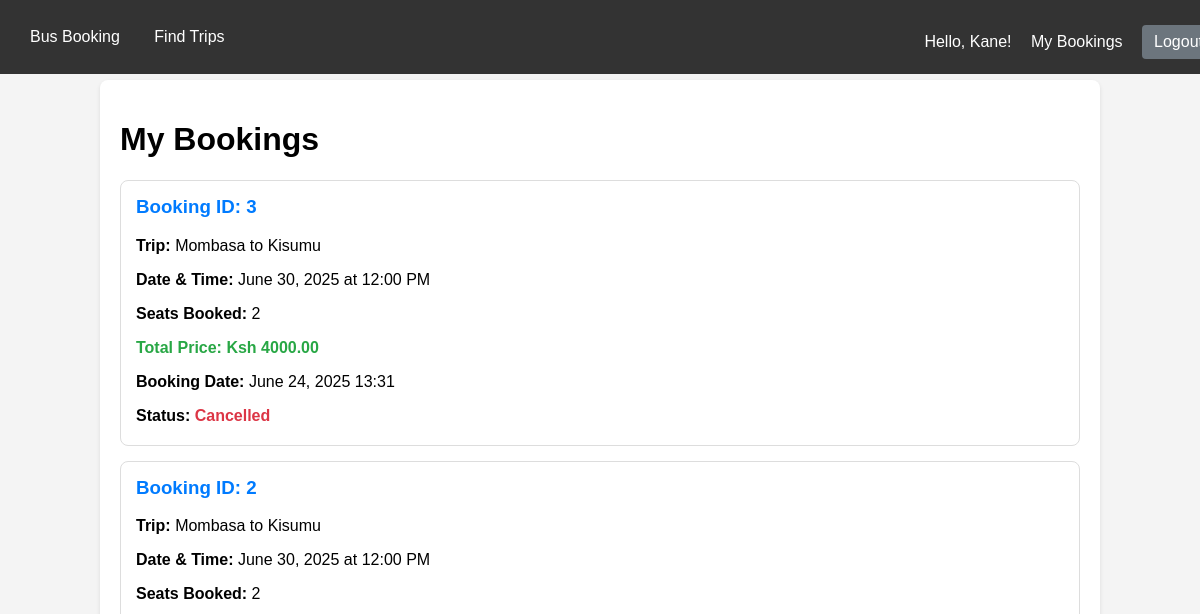
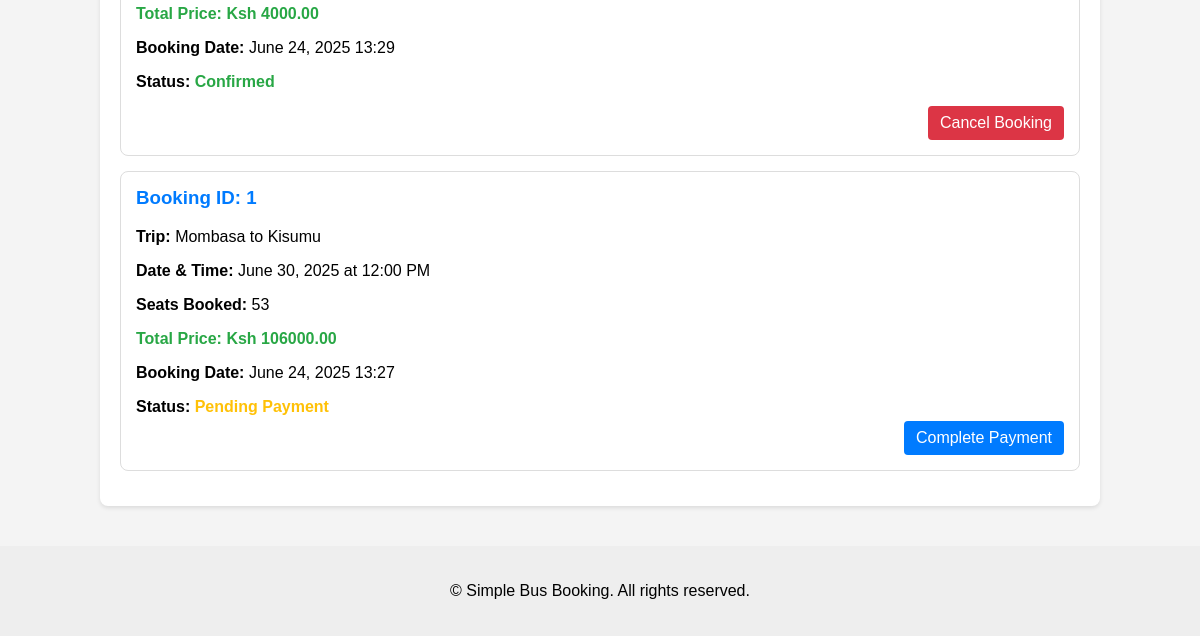
/my-bookings/ (signed in), run on an earlier commit of the app's database (2 pictures, top to bottom).
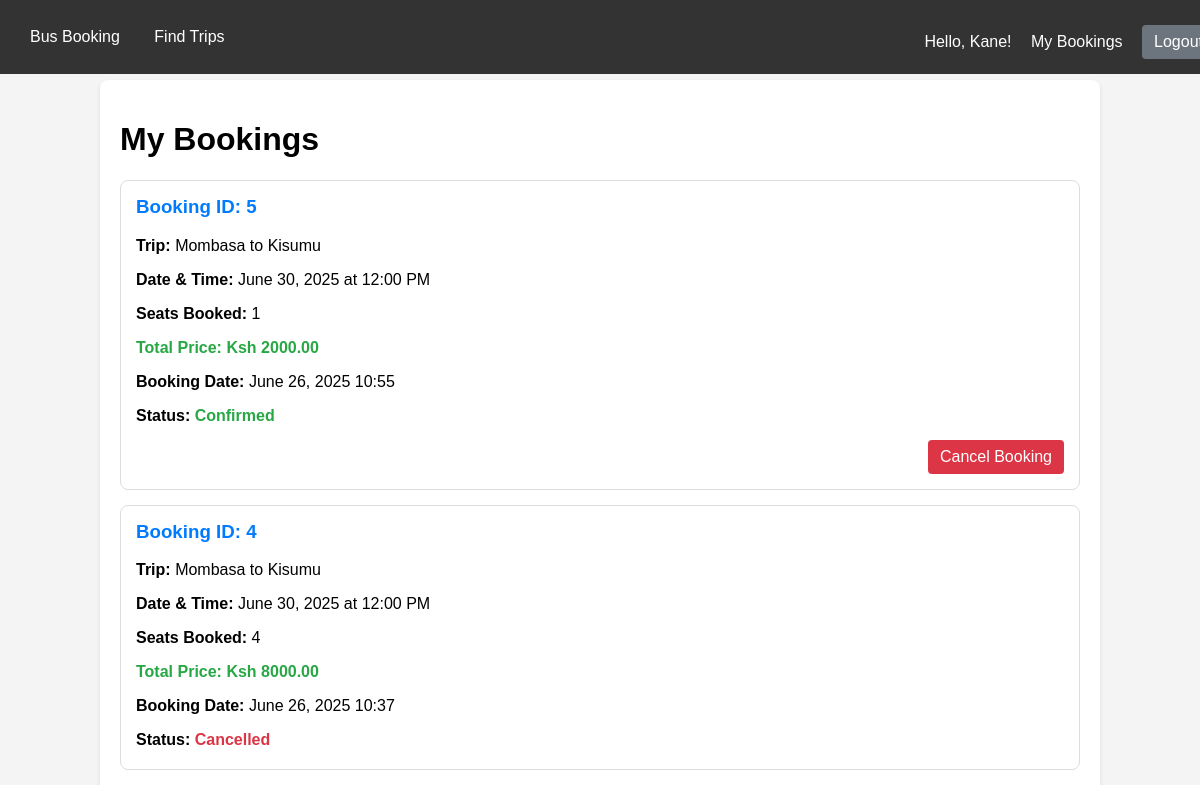
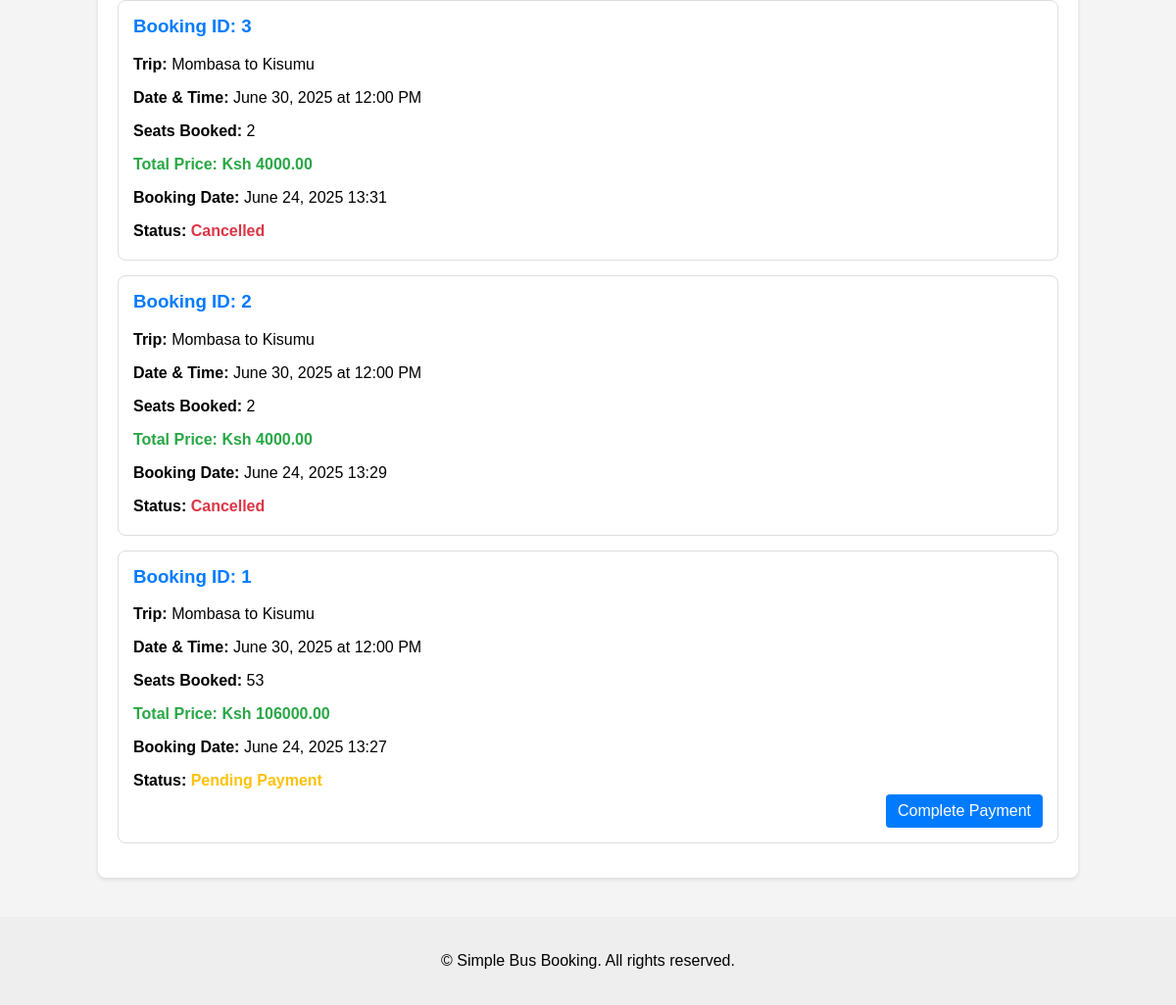
And on a later commit of the database (2 pictures, top to bottom).
### booking_app/models.py (models this page shows, shortened)
class Booking(models.Model):
    BOOKING_STATUS_CHOICES = [
        ('PENDING', 'Pending Payment'),
        ('CONFIRMED', 'Confirmed'),
        ('CANCELLED', 'Cancelled'),
        ('FAILED_PAYMENT', 'Failed Payment'),
    ]
    user = models.ForeignKey(User, on_delete=models.CASCADE)
    trip = models.ForeignKey(Trip, on_delete=models.PROTECT)
    num_seats = models.IntegerField(validators=[MinValueValidator(1)])
    booking_date = models.DateTimeField(auto_now_add=True)
    total_price = models.DecimalField(max_digits=10, decimal_places=2, default=0)
    status = models.CharField(max_length=20, choices=BOOKING_STATUS_CHOICES, default='PENDING')

class Trip(models.Model):
    bus = models.ForeignKey(Bus, on_delete=models.PROTECT)
    route = models.ForeignKey(Route, on_delete=models.PROTECT)
    trip_date = models.DateField()
    departure_time = models.TimeField()
    available_seats = models.IntegerField(default=0, validators=[MinValueValidator(0)])
    class Meta:
        unique_together = ('bus', 'trip_date', 'departure_time')
        ordering = ['trip_date', 'departure_time']

class Route(models.Model):
    departure_stop = models.ForeignKey(Stop, on_delete=models.CASCADE, related_name='departing_routes')
    arrival_stop = models.ForeignKey(Stop, on_delete=models.CASCADE, related_name='arriving_routes')
    price = models.DecimalField(max_digits=8, decimal_places=2, validators=[MinValueValidator(0)])
    class Meta:
        unique_together = ('departure_stop', 'arrival_stop')

class Stop(models.Model):
    name = models.CharField(max_length=100, unique=True)

### booking_app/views.py (the view)
# urls.py: path('my-bookings/', views.my_bookings_view, name='my_bookings'),
@login_required
def my_bookings_view(request):
    bookings = Booking.objects.filter(user=request.user).order_by('-booking_date')
    return render(request, 'booking_app/my_bookings.html', {'bookings': bookings})

### booking_app/templates/booking_app/my_bookings.html (shortened to what this page needs)
{% extends 'base.html' %}
{% block content %}
    <h1>My Bookings</h1>
    {% if bookings %}
        {% for booking in bookings %}
            <div class="booking-card">
                <h3>Booking ID: {{ booking.id }}</h3>
                <p><strong>Trip:</strong> {{ booking.trip.route.departure_stop.name }} to {{ booking.trip.route.arrival_stop.name }}</p>
                <p><strong>Date & Time:</strong> {{ booking.trip.trip_date|date:"F d, Y" }} at {{ booking.trip.departure_time|time:"h:i A" }}</p>
                <p><strong>Seats Booked:</strong> {{ booking.num_seats }}</p>
                <p class="text-success"><strong>Total Price:</strong> Ksh {{ booking.total_price|floatformat:2 }}</p>
                <p><strong>Booking Date:</strong> {{ booking.booking_date|date:"F d, Y H:i" }}</p>
                <p><strong>Status:</strong>
                    {% if booking.status == 'CONFIRMED' %}
                        <span class="text-success">{{ booking.get_status_display }}</span>
                    {% elif booking.status == 'PENDING' %}
                        <span class="text-warning">{{ booking.get_status_display }}</span>
                    {% elif booking.status == 'FAILED_PAYMENT' or booking.status == 'CANCELLED' %}
                        <span class="text-danger">{{ booking.get_status_display }}</span>
                    {% else %}
                        <span>{{ booking.get_status_display }}</span>
                    {% endif %}
                </p>
                <div class="actions">
                    {% if booking.status == 'PENDING' %}
                        <a href="{% url 'initiate_payment' booking.id %}" class="btn btn-primary">Complete Payment</a>
                    {% elif booking.status == 'CONFIRMED' %}
                        <form method="post" action="{% url 'cancel_booking' booking.id %}" style="display:inline;">
                            <button type="submit" class="btn btn-danger" onclick="return confirm('Are you sure you want to cancel this booking?');">Cancel Booking</button>
                        </form>
                    {% endif %}
                </div>
            </div>
        {% endfor %}
    {% else %}
        <p>You have no bookings yet. <a href="{% url 'trip_list' %}">Find a trip!</a></p>
    {% endif %}
{% endblock %}

### booking_app/templates/base.html (shortened to what this page needs)
{% load static %}
<!DOCTYPE html>
<html lang="en">
<head>
</head>
<body>
    <div class="navbar">
        <div>
            <a href="{% url 'home' %}">Bus Booking</a>
            <a href="{% url 'trip_list' %}">Find Trips</a>
        </div>
        <div>
            {% if user.is_authenticated %}
                <span>Hello, {{ user.username }}!</span>
                <a href="{% url 'my_bookings' %}">My Bookings</a>
                <form action="{% url 'logout' %}" method="post" style="display: inline;">
        <button type="submit" class="btn btn-secondary">Logout</button>
    </form>
            {% else %}
                <a href="{% url 'login' %}">Login</a>
                <a href="{% url 'signup' %}">Sign Up</a>
            {% endif %}
        </div>
    </div>
    <div class="container">
        {% block content %}
        {% endblock content %}
    </div>
    <div class="footer">
        <p>&copy; {{ "now"|date:"Y" }} Simple Bus Booking. All rights reserved.</p>
    </div>
</body>
</html>

### booking_app/templates/base.html (style rules this page uses)
body { font-family: sans-serif; margin: 0; padding-top: 60px; background-color: #f4f4f4; }
.navbar { background-color: #333; color: white; padding: 15px; position: fixed; width: 100%; top: 0; left: 0; z-index: 1000; display: flex; justify-content: space-between; align-items: center; }
.navbar a { color: white; text-decoration: none; margin: 0 15px; }
.container { max-width: 960px; margin: 20px auto; padding: 20px; background-color: white; border-radius: 8px; box-shadow: 0 2px 4px rgba(0,0,0,0.1); }
form button { background-color: #007bff; color: white; padding: 10px 15px; border: none; border-radius: 4px; cursor: pointer; font-size: 16px; margin-top: 10px; }
.footer { text-align: center; padding: 20px; margin-top: 40px; background-color: #eee; }
.trip-card, .booking-card, .payment-details { border: 1px solid #ddd; padding: 15px; margin-bottom: 15px; border-radius: 8px; background-color: #fff; }
.trip-card h3, .booking-card h3, .payment-details h3 { color: #007bff; margin-top: 0; }
.trip-card p, .booking-card p, .payment-details p { margin-bottom: 5px; }
.trip-card .actions, .booking-card .actions { text-align: right; }
.btn { display: inline-block; padding: 8px 12px; text-decoration: none; border-radius: 4px; cursor: pointer; border: none; }
.btn-primary { background-color: #007bff; color: white; }
.btn-danger { background-color: #dc3545; color: white; }
.btn-secondary { background-color: #6c757d; color: white; }
.text-success { color: #28a745; font-weight: bold; }
.text-danger { color: #dc3545; font-weight: bold; }
.text-warning { color: #ffc107; font-weight: bold; }

What changed in the data, as far as the page shows it:
added Booking: id "5", trip.route.departure_stop.name "Mombasa", trip.route.arrival_stop.name "Kisumu", trip.trip_date "June 30, 2025", trip.departure_time "12:00 PM", num_seats "1", total_price "2000.00", booking_date "June 26, 2025 10:55", status "Confirmed", shows "Cancel Booking"
added Booking: id "4", trip.route.departure_stop.name "Mombasa", trip.route.arrival_stop.name "Kisumu", trip.trip_date "June 30, 2025", trip.departure_time "12:00 PM", num_seats "4", total_price "8000.00", booking_date "June 26, 2025 10:37", status "Cancelled"
changed Booking "June 24, 2025 13:29": status "Confirmed" → "Cancelled"
